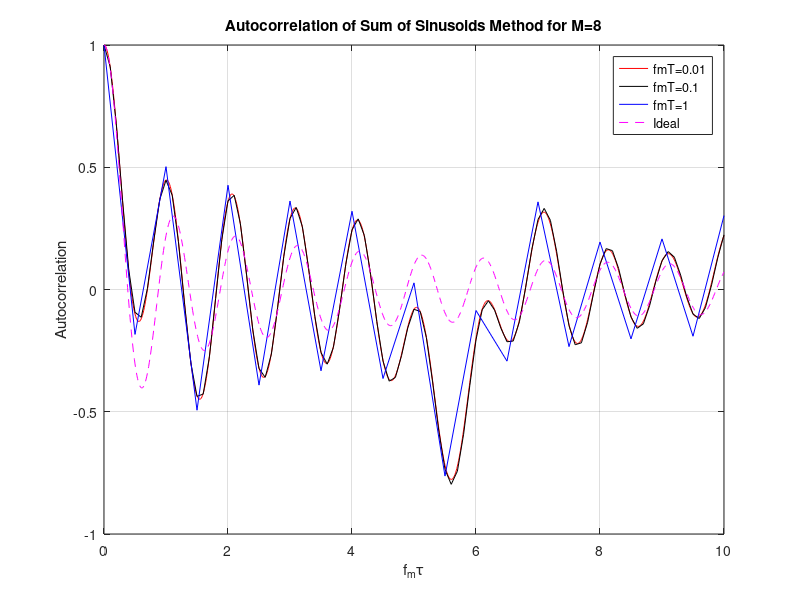
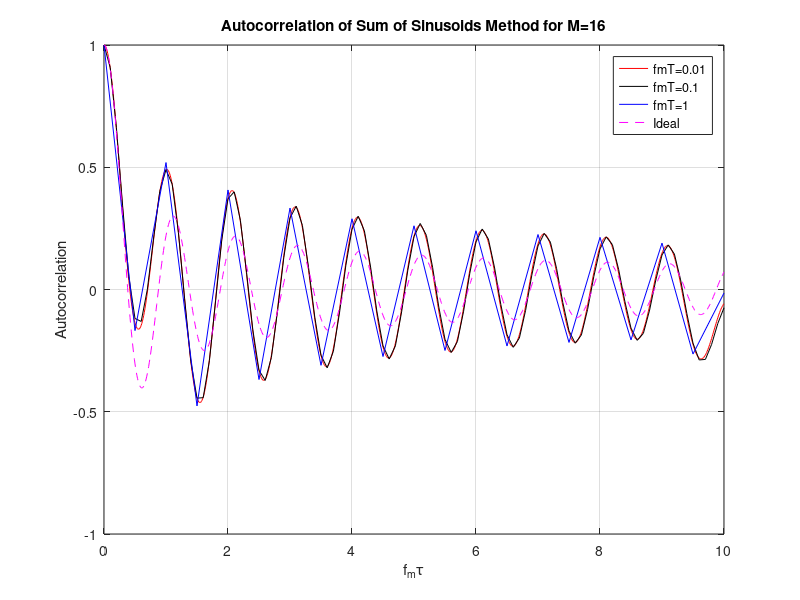

The MATLAB script that drew these images, in order:
% Implement a Rayleigh fading channel simulator based on the Sum of
% Sinusoids method, and plot the channel output for fmT = 0.01, 0.1 
% and 0.5, and for M = 8, 16.
fmT = [0.01;0.1;0.5]; 
T = 1; % simulation step size
fm = fmT./T; % fm
num = 3;
Omgp = 1; % Set average power as 1
sample_num = 30000; % channel output data point
M = 8;
m = (1:M);
N = 4*M+2;
n = (1:N);
theta_n = 2*pi*n/N;  % theta_n is uniformly distributed
theta_m = theta_n(1:M);
beta_m = repmat(pi*m/M,num,1);
alpha = 0;
fn = repmat(fm,1,M).*repmat(cos(theta_m),num,1);

cosfn = cos(2*pi*fm(1).*1.*cos(theta_m));
cosfm = cos(2*pi*fm(1)*1);
gI = zeros(num,sample_num+1);
gQ = zeros(num,sample_num+1);

% Use sum of sinusoids to derive gI and gQ
for t = 0:sample_num
    gI(:,t+1) = 2*sum(cos(beta_m).*cos(2*pi*t.*fn),2)+sqrt(2)*cos(alpha).*cos(2*pi.*fm*t);
    gQ(:,t+1) = 2*sum(sin(beta_m).*cos(2*pi*t.*fn),2)+sqrt(2)*sin(alpha).*cos(2*pi.*fm*t);
end
g = sqrt(2)*(gI+i*gQ);

tau = 10./fm; % largest tau. Requirement: fm*tau=0~10
% 3 autocorrelation with 3 different fm
phi1 = zeros(1, tau(1)+1);
phi2 = zeros(1, tau(2)+1);
phi3 = zeros(1, tau(3)+1);

% fm*T = 0.01
for i=0:tau(1)
    gI_shift = zeros(1,sample_num+1);
    gI_shift(1, i+1:end) = gI(1,1:end-i);
    phi1(1,i+1) = mean(gI(1,:).*gI_shift);
end

% fm*T = 0.1
for i=0:tau(2)
    gI_shift = zeros(1,sample_num+1);
    gI_shift(1, i+1:end) = gI(2,1:end-i);
    phi2(1,i+1) = mean(gI(2,:).*gI_shift);
end

% fm*T = 0.5
for i=0:tau(3)
    gI_shift = zeros(1,sample_num+1);
    gI_shift(1, i+1:end) = gI(3,1:end-i);
    phi3(1,i+1) = mean(gI(3,:).*gI_shift);
end

S=besselj(0,2*pi*fm(1).*(0:tau(1))*T); % Ideal autocorrelation

% Plot channel autocorrelation
figure,plot(fm(1).*(0:tau(1)), phi1./abs(phi1(1)),'r',fm(2).*(0:tau(2)), phi2./abs(phi2(1)),'k',fm(3).*(0:tau(3)), phi3./abs(phi3(1)),'b',fm(1).*(0:tau(1)), S,'m--');
title('Autocorrelation of Sum of Sinusoids Method for M=8');
xlabel('f_m\tau');
ylabel('Autocorrelation');
legend('fmT=0.01','fmT=0.1','fmT=1','Ideal');
grid on

% For M = 16; basically the code below is the same as above
M = 16;
m = (1:M);
N = 4*M+2;
n = (1:N);
theta_n = 2*pi*n/N;  % theta_n is uniformly distributed
theta_m = theta_n(1:M);
beta_m = repmat(pi*m/M,num,1);
alpha = 0;
fn = repmat(fm,1,M).*repmat(cos(theta_m),num,1);

cosfn = cos(2*pi*fm(1).*1.*cos(theta_m));
cosfm = cos(2*pi*fm(1)*1);
gI = zeros(num,sample_num+1);
gQ = zeros(num,sample_num+1);

% Use sum of sinusoids to derive gI and gQ
for t = 0:sample_num
    gI(:,t+1) = 2*sum(cos(beta_m).*cos(2*pi*t.*fn),2)+sqrt(2)*cos(alpha).*cos(2*pi.*fm*t);
    gQ(:,t+1) = 2*sum(sin(beta_m).*cos(2*pi*t.*fn),2)+sqrt(2)*sin(alpha).*cos(2*pi.*fm*t);
end
g = sqrt(2)*(gI+i*gQ);

tau = 10./fm; % largest tau. Requirement: fm*tau=0~10
% 3 autocorrelation with 3 different fm
phi1 = zeros(1, tau(1)+1);
phi2 = zeros(1, tau(2)+1);
phi3 = zeros(1, tau(3)+1);

% fm*T = 0.01
for i=0:tau(1)
    gI_shift = zeros(1,sample_num+1);
    gI_shift(1, i+1:end) = gI(1,1:end-i);
    phi1(1,i+1) = mean(gI(1,:).*gI_shift);
end

% fm*T = 0.1
for i=0:tau(2)
    gI_shift = zeros(1,sample_num+1);
    gI_shift(1, i+1:end) = gI(2,1:end-i);
    phi2(1,i+1) = mean(gI(2,:).*gI_shift);
end

% fm*T = 0.5
for i=0:tau(3)
    gI_shift = zeros(1,sample_num+1);
    gI_shift(1, i+1:end) = gI(3,1:end-i);
    phi3(1,i+1) = mean(gI(3,:).*gI_shift);
end

S=besselj(0,2*pi*fm(1).*(0:tau(1))*T); % Ideal autocorrelation

% Plot channel autocorrelation
figure,plot(fm(1).*(0:tau(1)), phi1./abs(phi1(1)),'r',fm(2).*(0:tau(2)), phi2./abs(phi2(1)),'k',fm(3).*(0:tau(3)), phi3./abs(phi3(1)),'b',fm(1).*(0:tau(1)), S,'m--');
title('Autocorrelation of Sum of Sinusoids Method for M=16');
xlabel('f_m\tau');
ylabel('Autocorrelation');
legend('fmT=0.01','fmT=0.1','fmT=1','Ideal');
grid on
